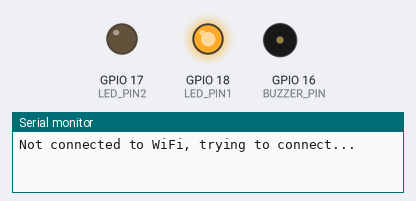
A sketch run on a simulated ESP32. Shown: output pins drawn as LEDs (lit = HIGH), buzzer (waves = sounding, pin HIGH), the last lines printed to the serial monitor. WiFi joins after 1.5 s; servers stay silent unless stated; uploads are accepted with an empty reply.

Above: at 0.1 s.
At 1.1 s:
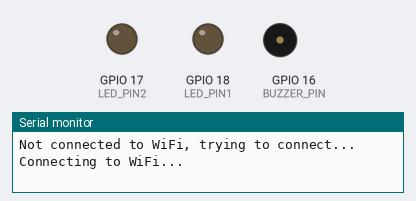
Timing chart, 0 to 3.0 s (numbered marks = the images above):
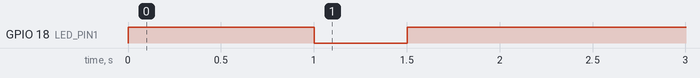

The sketch:

damkarEsp32.ino
```cpp
#include <HTTPClient.h>
#include <ArduinoJson.h>
#include <WiFi.h>
#include <HardwareSerial.h>

#define BUZZER_PIN 16        // Sesuaikan dengan pin yang Anda gunakan untuk buzzer
#define BUZZER_CHANNEL 0     // Kanal PWM untuk buzzer
#define LED_CHANNEL2 1       // Kanal PWM untuk LED 2
#define BUZZER_RESOLUTION 8  // Resolusi PWM untuk buzzer


#define LED_PIN1 18  // Pin LED 1
#define LED_PIN2 17  // Pin LED 2

const char *ssid = "Yos";
const char *password = "yoelmgs01";

const char *damkarStatus = "http://damkar.helloelrand.com/api/damkar-status";

String apiKey = "posko_btp";

unsigned long lastSensorReadTime = 0;
const int sendHttpReadInterval = 3000;

void setup() {
  Serial.begin(9600);
  pinMode(LED_PIN1, OUTPUT);
  pinMode(LED_PIN2, OUTPUT);  // Konfigurasi pin LED sebagai output

  ledcSetup(BUZZER_CHANNEL, 5000, BUZZER_RESOLUTION);  // Konfigurasi kanal PWM untuk buzzer
  ledcAttachPin(BUZZER_PIN, BUZZER_CHANNEL);           // Menghubungkan pin buzzer ke kanal PWM

  ledcSetup(LED_CHANNEL2, 5000, BUZZER_RESOLUTION);  // Konfigurasi kanal PWM untuk LED 2
  ledcAttachPin(LED_PIN2, LED_CHANNEL2);             // Menghubungkan pin LED 2 ke kanal PWM


  checkWiFiConnection();
  delay(3000);
}

void loop() {

  if (millis() - lastSensorReadTime > sendHttpReadInterval) {
    Serial.println("Cek Mode...");
    sendHttpRequest(damkarStatus, apiKey);  // Baca status
    lastSensorReadTime = millis();          // Catat waktu terakhir pembacaan data
  }
}

void sendHttpRequest(const char *damkarStatus, String apiKey) {
  HTTPClient http;
  http.begin(damkarStatus);
  http.addHeader("Content-Type", "application/x-www-form-urlencoded");

  int httpCode = http.POST("apiKey=" + String(apiKey));

  if (httpCode > 0) {
    String response = http.getString();
    Serial.println("HTTP Code: " + String(httpCode));
    Serial.println("Response: " + response);

    if (response.startsWith("\"") && response.endsWith("\"")) {
      response = response.substring(1, response.length() - 1);
    }

    if (response == "1") {
      Serial.println("Nyalakan alarm");
      turnOnBuzzer();
    } else if (response == "0") {
      Serial.println("Matikan alarm");
      turnOffBuzzer();
    }
  } else {
    Serial.println("Failed to make HTTP request");
  }
  http.end();
}

void turnOnBuzzer() {
  for (int j = 0; j < 3; j++) {  // Sirine berbunyi tiga kali
    for (int i = 0; i < 255; i++) {
      ledcWrite(BUZZER_CHANNEL, i);             // Mengatur lebar pulsa PWM untuk bunyi sirine
      int brightness = map(i, 0, 255, 0, 255);  // Mengatur kecerahan LED sesuai dengan tingkat suara sirine
      ledcWrite(LED_CHANNEL2, brightness);      // Mengatur kecerahan LED 2 sesuai dengan tingkat suara sirine
      delay(5);
    }

    for (int i = 255; i > 0; i--) {
      ledcWrite(BUZZER_CHANNEL, i);             // Mengatur lebar pulsa PWM untuk bunyi sirine
      int brightness = map(i, 0, 255, 0, 255);  // Mengatur kecerahan LED sesuai dengan tingkat suara sirine
      ledcWrite(LED_CHANNEL2, brightness);      // Mengatur kecerahan LED 2 sesuai dengan tingkat suara sirine
      delay(5);
    }
  }
}

void turnOffBuzzer() {
  // Isi dengan logika untuk mematikan buzzer
  // Misalnya:
  ledcWrite(BUZZER_CHANNEL, 0);  // Atur lebar pulsa PWM menjadi 0 untuk mematikan bunyi buzzer
}

void checkWiFiConnection() {
  if (WiFi.status() != WL_CONNECTED) {
    Serial.println("Not connected to WiFi, trying to connect...");
    WiFi.begin(ssid, password);
    unsigned long start = millis();
    while (WiFi.status() != WL_CONNECTED) {
      if (millis() - start >= 5000) {
        Serial.println("Gagal Menghubungkan ke Wifi!");
        Serial.println("Mode Offline");
        break;
      }
      digitalWrite(LED_PIN1, HIGH);  // turn the LED on
      delay(1000);
      digitalWrite(LED_PIN1, LOW);  // turn the LED on
      Serial.println("Connecting to WiFi...");
      delay(500);
    }
    if (WiFi.status() == WL_CONNECTED) {
      digitalWrite(LED_PIN1, HIGH);  // turn the LED on
      Serial.println("Successfully connected to wifi");
    } else {
      Serial.println("Failed to connect to WiFi");
    }
  }
}

// void bunyikanAlarm() {
//   int frekuensiAwal = 500;     // Frekuensi awal alarm fire warning
//   int frekuensiAkhir = 2500;   // Frekuensi akhir alarm fire warning
//   int langkahFrekuensi = 100;  // Langkah perubahan frekuensi
//   int durasiBunyi = 300;       // Durasi setiap bunyi dalam milidetik
//   int jedaAntarBunyi = 200;    // Jeda antara setiap bunyi dalam milidetik

//   int ledPin = 13;
//   ledHijau(ledPin, OUTPUT);

//   while (!matikanAlarm) {  // false

//     for (int j = frekuensiAwal; j <= frekuensiAkhir; j += langkahFrekuensi) {
//       tone(buzzerPin, j);          // Mulai bunyi dengan frekuensi j
//       digitalWrite(ledPin, HIGH);  // Nyalakan LED selama bunyi
//       delay(3);                    // Tahan bunyi dan LED selama 3 ms (sesuaikan dengan kebutuhan)
//       digitalWrite(ledPin, LOW);   // Matikan LED
//     }

//     delay(durasiBunyi);  // Biarkan bunyi selama durasi yang ditentukan

//     digitalWrite(ledPin, LOW);
//     delay(jedaAntarBunyi);
//   }
//   noTone(buzzerPin);
//   digitalWrite(ledPin, LOW);
// }
```
